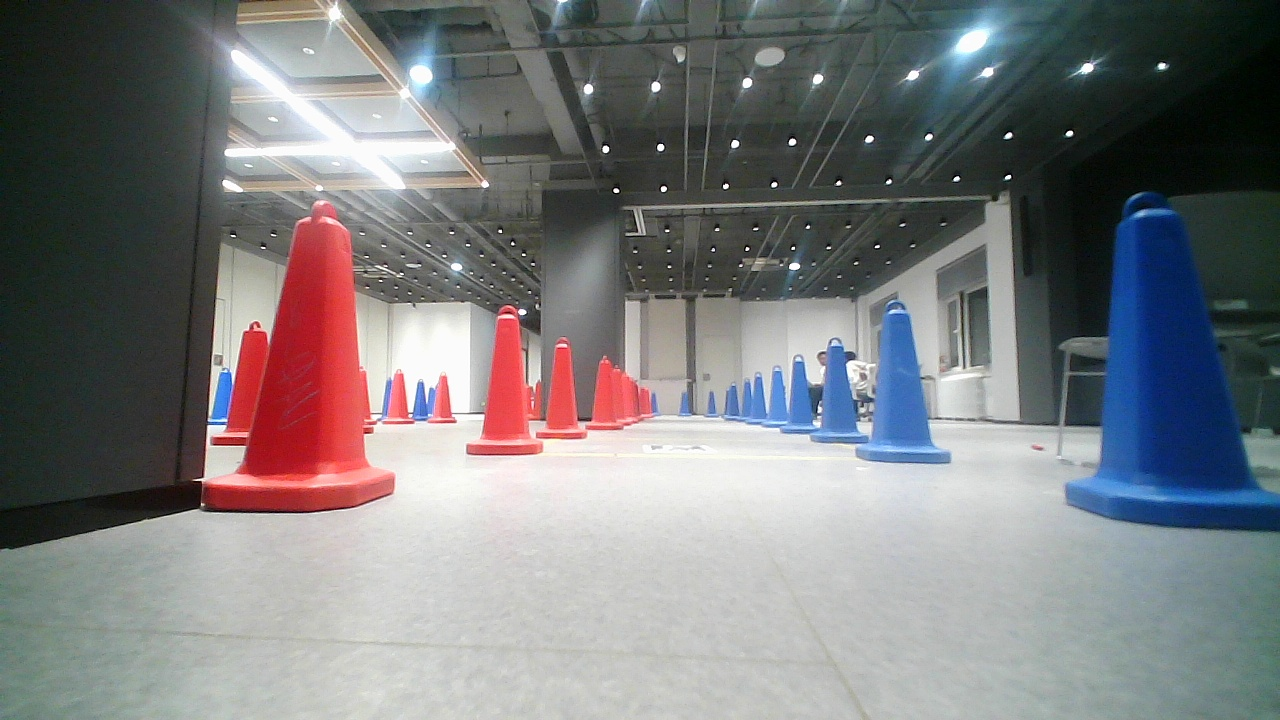
#> input picture stop_photo/4.jpg, 1280 x 720 px
$ python stop_line.py
#> lines starting #> are read from the running program, lines starting #| are printed output that depends on the picture; after the words box and inside, x2 and y2 are one past the last pixel; in counts of white or black regions, pixels touching at a corner belong together
import cv2
import numpy as np
import json

def read_config(filename):
#> called with filename = 'yellow.json'
    with open(filename, 'r') as f:
#> (reads yellow.json from the repository)
#> further down, img is the input picture: shape (720, 1280, 3); mean B, G, R 125, 123.3, 122.9
        config = json.load(f)
    return config
yellow_dic = read_config('yellow.json')
Hmin = yellow_dic["Hmin1"]
Hmax= yellow_dic["Hmax1"]
Smin= yellow_dic["Smin"]
Smax = yellow_dic["Smax"]
Vmin =  yellow_dic["Vmin"]
Vmax = yellow_dic["Vmax"]
def stop_line(img):
    global  Hmin, Smin, Vmin, Hmax, Smax, Vmax, Hmin2, Hmax2
    down_width = 640
    down_height = 320

    down_points = (down_width, down_height)

    small_img = cv2.resize(img, down_points, interpolation=cv2.INTER_LINEAR)
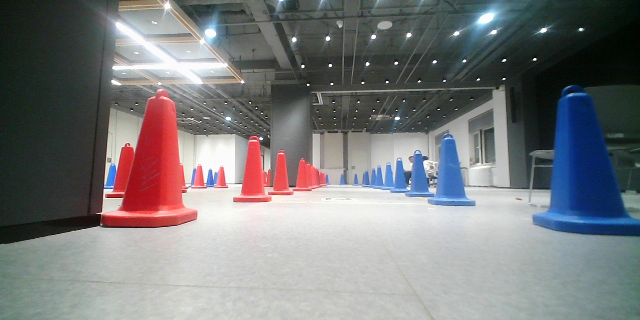
#> small_img: shape (320, 640, 3); mean B, G, R 124.9, 123.2, 122.9

    start_pix = 200
    end_pix = 250

    small_img = small_img[start_pix:end_pix, 0:640]
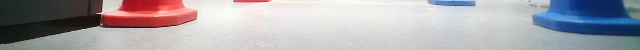
#> small_img: shape (50, 640, 3); mean B, G, R 171.3, 166.6, 169.1

    hsv = cv2.cvtColor(small_img, cv2.COLOR_BGR2HSV)
#> hsv: shape (50, 640, 3); mean H, S, V 64.8, 43.8, 182.5


    yellow = cv2.inRange(hsv, np.array([Hmin, Smin, Vmin]), np.array([Hmax, Smax, Vmax]))
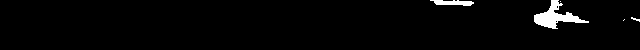
#> yellow: shape (50, 640); 2.5% white; 5 white regions (3 under 20 px), largest, box (x1, y1, x2, y2) and area: (534, 0, 589, 29) 612, (430, 0, 474, 6) 178

    all_pix = (yellow.sum()) / 255
#> all_pix = 812

    target_pix = 50

    if all_pix >= target_pix:
        return True
    else:
        return False


if __name__ == "__main__":
    img = cv2.imread("stop_photo/4.jpg")
    fina = stop_line(img)
#> fina = True
    print(fina)
#| True
